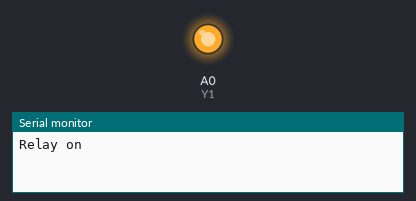
The sketch below on a simulated Arduino Uno, built with avr-gcc and run on an emulated ATmega328P. Parts: output pins drawn as LEDs (lit = HIGH), the last lines printed to the serial monitor.

Above: at 2.5 s.
At 7.5 s:
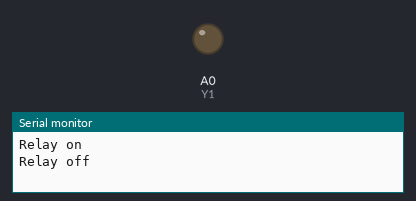
Timing chart, 0 to 13.0 s (numbered marks = the images above):
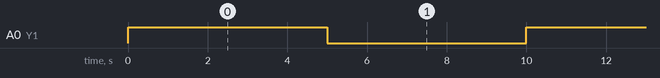

The sketch:

Relays.ino
```cpp
int Y1 = A0;

void setup()
{
  pinMode(Y1, OUTPUT);
  Serial.begin(9600);
}

void loop() {
  digitalWrite(Y1, HIGH);
  Serial.print("Relay on\n");
  delay(5000);
  digitalWrite(Y1, LOW);
  Serial.print("Relay off\n");
  delay(5000);
}
```

Measured:
- by itself, A0 (Y1): alternates HIGH for 5.0 s and LOW for 5.0 s
